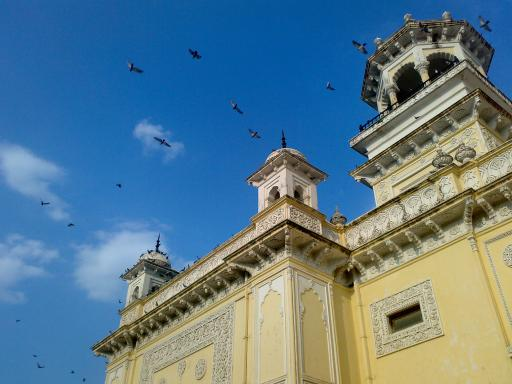
#> input picture Opencv-python_Tutorials/图像的基本操作/exp_images/home.jpg, 512 x 384 px
$ jupyter execute '5.图像直方图.ipynb'   (older library calls are emulated)
#> lines starting #> are read from the running program, lines starting #| are printed output that depends on the picture
# 图像直方图
直方图是反应图像的强度分布的图表。图表中，像素值范围为x轴，一般从0~255。对应像素数为y轴。

在分析画面的亮暗特征，人们经常把亮度区间定性地划分成暗调、阴影、中调、亮调、高光等几个区域，各区域的边界则可以根据应用特点灵活掌握。

当需要分析图像的颜色特性时，可以引入通道直方图（Channel Histogram），分别对R/G/B三个颜色通道进行直方图统计。

直方图有以下几个专用术语
- dims：要计算的通道数，对于灰度图dims=1，普通彩色图dims=3
- range：要计算的像素值范围，一般为[0,255]
- bins：子区段数目，如果我们统计0到255每个，bins=256；如果划分区间，比如0到15、16到31...240到255这样16个区间，bins=16

# 绘制直方图
## 使用opencv绘制直方图

**cv.calcHist(images, channels, mask, histSize, ranges)**
- images:图像列表，（图像格式为uint8或float32）。
- channels:同样需要用中括号括起来

[cell 1]
import cv2 as cv
import matplotlib.pyplot as plt

img = cv.imread("exp_images/home.jpg",0)
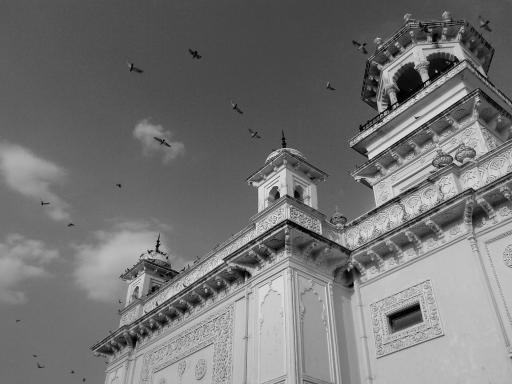
#> img: shape (384, 512); min 0, max 255, mean 116.2
hist = cv.calcHist([img],[0],None,[256],[0,256])
#> hist = 256 values, max 3908 at index 111, min 0 at index 242, mean 768

plt.subplot(121),plt.imshow(img, cmap='gray')
plt.subplot(122),plt.plot(hist)
plt.show()
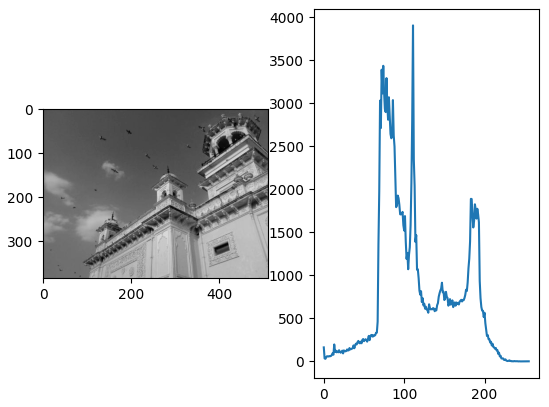
#> figure drawn by matplotlib, 2 panels; panel 2: curve peaks at x = 111, y = 3908

## 使用numpy统计直方图

[cell 2]
import numpy as np
hist1 = np.bincount(img.ravel(),minlength=256)
#> hist1 has the same summary as hist
hist2, bins = np.histogram(img.ravel(),256,[0,256])
#> hist2 has the same summary as hist; bins = 257 values from 0 to 256
plt.subplot(1,2,1);plt.plot(hist1)
plt.subplot(1,2,2);plt.plot(hist2)
plt.show()
#> figure, not shown here; panel 1: curve peaks at x = 111, y = 3908; panel 2: curve peaks at x = 111, y = 3908

## 使用numpy统计直方图

[cell 3]
import numpy as np
hist1 = np.bincount(img.ravel(),minlength=256)
hist2, bins = np.histogram(img.ravel(),256,[0,256])
plt.subplot(1,2,1);plt.plot(hist1)
plt.subplot(1,2,2);plt.plot(hist2)
plt.show()

## 使用matplotlib绘制直方图

[cell 4]
hist = plt.hist(img.ravel(),256,[0,256])
plt.show()
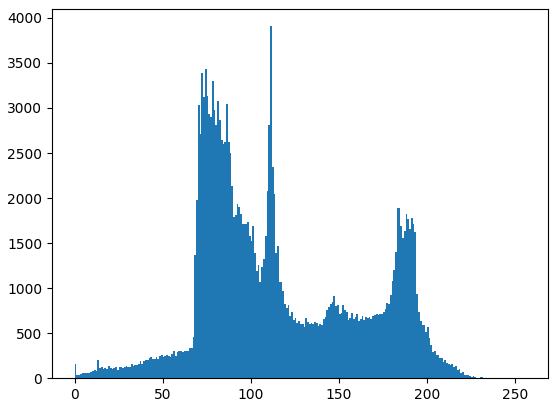
#> figure drawn by matplotlib, 1 panel; tallest bar 3908 high, from x = 111 to 112

## 绘制bgr三通道直方图

[cell 5]
import cv2 as cv
import matplotlib.pyplot as plt

img_bgr = cv.imread("exp_images/home.jpg")
#> img_bgr is the input picture: shape (384, 512, 3); mean B, G, R 141.2, 123.9, 91.6
hist = cv.calcHist([img_bgr],[0],None,[256],[0,256])
#> hist = 256 values, max 4049 at index 164, min 0 at index 233, mean 768
plt.plot(hist,color='b')
hist = cv.calcHist([img_bgr],[1],None,[256],[0,256])
#> hist = 256 values, max 4328 at index 91, min 0 at index 240, mean 768
plt.plot(hist,color='g')
hist = cv.calcHist([img_bgr],[2],None,[256],[0,256])
#> hist = 256 values, max 2968 at index 5, min 1 at index 248, mean 768
plt.plot(hist,color='r')
plt.xlim([0,255])
plt.show()
#> figure, not shown here; curve peaks at x = 164, y = 4049; curve peaks at x = 91, y = 4328; curve peaks at x = 5, y = 2968

# 直方图均衡化
处理图像时，当像素值限于特定值范围内时。例如，图像所有像素值在较高值区域，图像偏白。但是一幅好的图像通常在直方图上的分布比较均匀，直方图均衡化就是用来改善图像的全局亮度和对比度。

[cell 6]
import cv2 as cv
import numpy as np
img = cv.imread('./exp_images/contrast75.png',0)
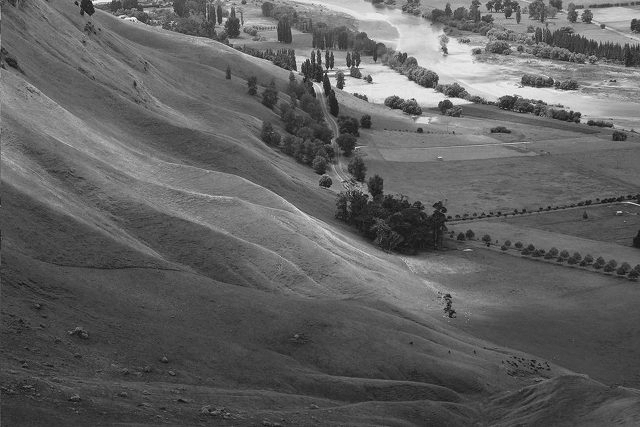
#> input picture Opencv-python_Tutorials/图像的基本操作/exp_images/contrast75.png, 640 x 427 px
#> img is the input picture: shape (427, 640); min 7, max 255, mean 96.6

equ = cv.equalizeHist(img)
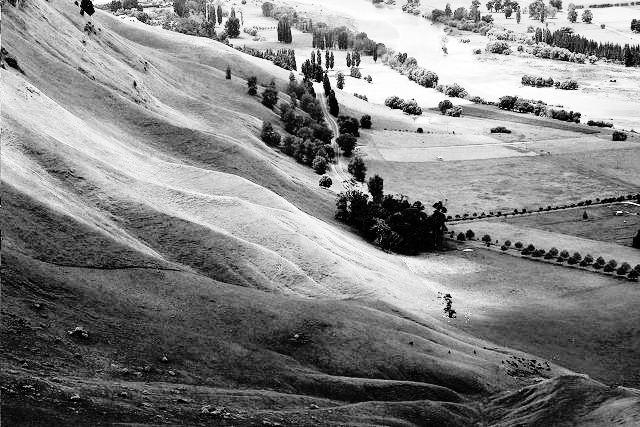
#> equ: shape (427, 640); min 0, max 255, mean 129.6
img = (img*0.4+120).astype(np.int)
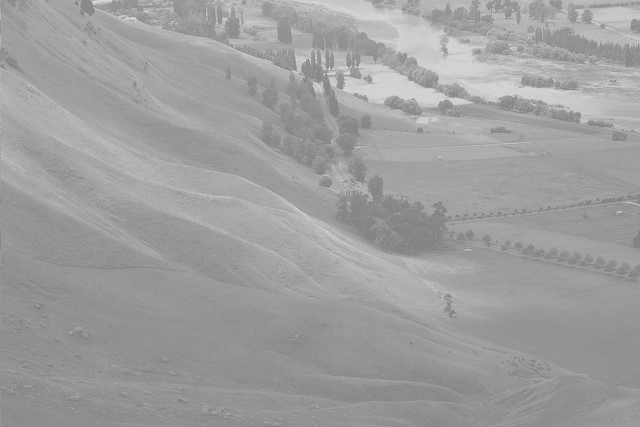
#> img: shape (427, 640) int64; min 122, max 222, mean 158.2
plt.subplot(221),plt.imshow(img,cmap='gray');plt.title("roi")
plt.subplot(222),plt.imshow(equ,cmap='gray');plt.title("back")
plt.subplot(223),plt.hist(img.ravel(),256,[0,255]);plt.title("result")
plt.subplot(224),plt.hist(equ.ravel(),256,[0,255]);plt.title("result")
plt.show()
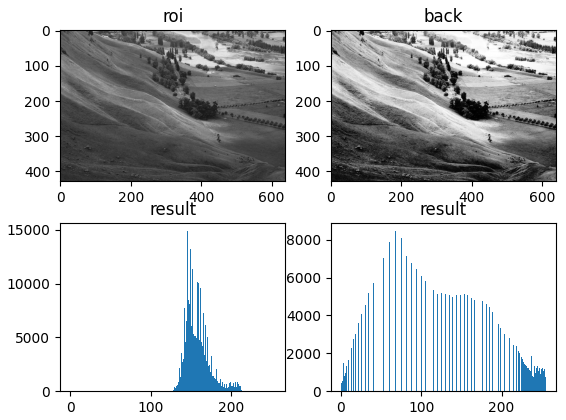
#> figure drawn by matplotlib, 4 panels; panel 3: tallest bar 14887 high, from x = 145.4 to 146.4; panel 4: tallest bar 8450 high, from x = 67.73 to 68.73

# 全局直方图均衡化
全局直方图均衡化是应用与整幅图片，但是在大多数情况下，这并不是一种很好的处理方法。

[cell 7]
import cv2 as cv
import numpy as np
img = cv.imread('./exp_images/tsukuba.png',0)
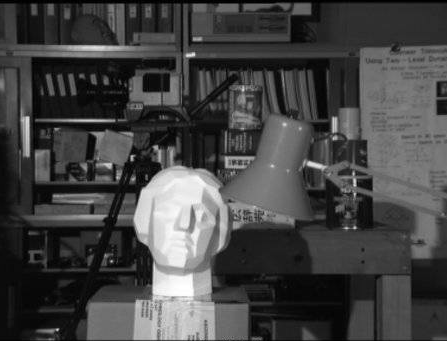
#> input picture Opencv-python_Tutorials/图像的基本操作/exp_images/tsukuba.png, 447 x 341 px
#> img is the input picture: shape (341, 447); min 0, max 255, mean 68.2

clahe = cv.createCLAHE(clipLimit=2.0,tileGridSize=(8,8))
cl = clahe.apply(img)
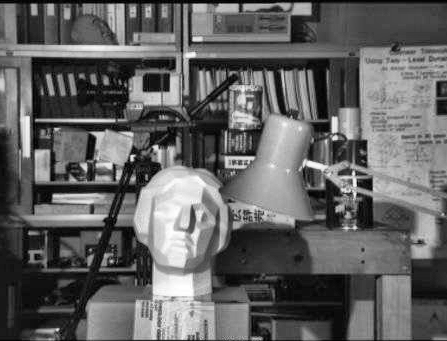
#> cl: shape (341, 447); min 0, max 255, mean 97.8
plt.subplot(221),plt.imshow(img,cmap='gray');plt.title("roi")
plt.subplot(222),plt.imshow(cl,cmap='gray');plt.title("back")
plt.subplot(223),plt.hist(img.ravel(),256,[0,255]);plt.title("result")
plt.subplot(224),plt.hist(equ.ravel(),256,[0,255]);plt.title("result")
plt.show()
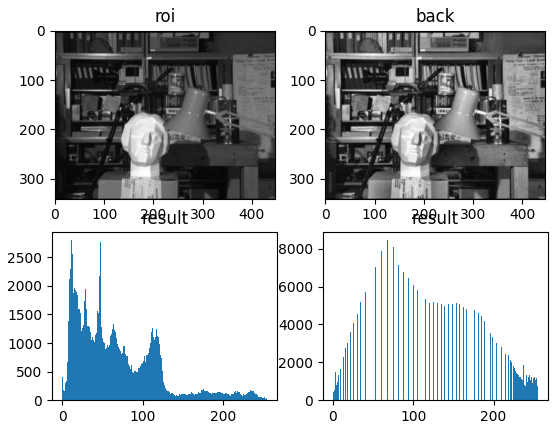
#> figure drawn by matplotlib, 4 panels; panel 3: tallest bar 2798 high, from x = 10.96 to 11.95; panel 4: tallest bar 8450 high, from x = 67.73 to 68.73
